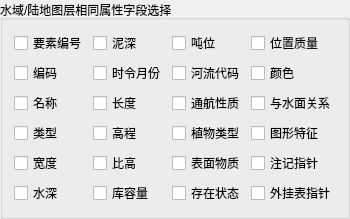
              <widget class="QGroupBox" name="groupBox_F_Field">
               <property name="minimumSize">
                <size>
                 <width>0</width>
                 <height>0</height>
                </size>
               </property>
               <property name="maximumSize">
                <size>
                 <width>16777215</width>
                 <height>16777215</height>
                </size>
               </property>
               <property name="title">
                <string>水域/陆地图层相同属性字段选择</string>
               </property>
               <layout class="QGridLayout" name="gridLayout_7">
                <item row="0" column="0">
                 <widget class="QCheckBox" name="checkBox_YaoSuBianHao_F">
                  <property name="text">
                   <string>要素编号</string>
                  </property>
                 </widget>
                </item>
                <item row="0" column="1">
                 <widget class="QCheckBox" name="checkBox_NiShen_F">
                  <property name="text">
                   <string>泥深</string>
                  </property>
                 </widget>
                </item>
                <item row="0" column="2">
                 <widget class="QCheckBox" name="checkBox_DunWei_F">
                  <property name="text">
                   <string>吨位</string>
                  </property>
                 </widget>
                </item>
                <item row="0" column="3">
                 <widget class="QCheckBox" name="checkBox_WeiZhiZhiLiang_F">
                  <property name="text">
                   <string>位置质量</string>
                  </property>
                 </widget>
                </item>
                <item row="1" column="0">
                 <widget class="QCheckBox" name="checkBox_BianMa_F">
                  <property name="text">
                   <string>编码</string>
                  </property>
                 </widget>
                </item>
                <item row="1" column="1">
                 <widget class="QCheckBox" name="checkBox_ShiLingYueFen_F">
                  <property name="text">
                   <string>时令月份</string>
                  </property>
                 </widget>
                </item>
                <item row="1" column="2">
                 <widget class="QCheckBox" name="checkBox_HeLiuDaiMa_F">
                  <property name="text">
                   <string>河流代码</string>
                  </property>
                 </widget>
                </item>
                <item row="1" column="3">
                 <widget class="QCheckBox" name="checkBox_YanSe_F">
                  <property name="text">
                   <string>颜色</string>
                  </property>
                 </widget>
                </item>
                <item row="2" column="0">
                 <widget class="QCheckBox" name="checkBox_MingCheng_F">
                  <property name="text">
                   <string>名称</string>
                  </property>
                 </widget>
                </item>
                <item row="2" column="1">
                 <widget class="QCheckBox" name="checkBox_ChangDu_F">
                  <property name="text">
                   <string>长度</string>
                  </property>
                 </widget>
                </item>
                <item row="2" column="2">
                 <widget class="QCheckBox" name="checkBox_TongHangXingZhi_F">
                  <property name="text">
                   <string>通航性质</string>
                  </property>
                 </widget>
                </item>
                <item row="2" column="3">
                 <widget class="QCheckBox" name="checkBox_YuShuiMianGuanXi_F">
                  <property name="text">
                   <string>与水面关系</string>
                  </property>
                 </widget>
                </item>
                <item row="3" column="0">
                 <widget class="QCheckBox" name="checkBox_LeiXing_F">
                  <property name="text">
                   <string>类型</string>
                  </property>
                 </widget>
                </item>
                <item row="3" column="1">
                 <widget class="QCheckBox" name="checkBox_GaoCheng_F">
                  <property name="text">
                   <string>高程</string>
                  </property>
                 </widget>
                </item>
                <item row="3" column="2">
                 <widget class="QCheckBox" name="checkBox_ZhiWuLeiXing_F">
                  <property name="text">
                   <string>植物类型</string>
                  </property>
                 </widget>
                </item>
                <item row="3" column="3">
                 <widget class="QCheckBox" name="checkBox_TuXingTeZheng_F">
                  <property name="text">
                   <string>图形特征</string>
                  </property>
                 </widget>
                </item>
                <item row="4" column="0">
                 <widget class="QCheckBox" name="checkBox_KuanDu_F">
                  <property name="text">
                   <string>宽度</string>
                  </property>
                 </widget>
                </item>
                <item row="4" column="1">
                 <widget class="QCheckBox" name="checkBox_BiGao_F">
                  <property name="text">
                   <string>比高</string>
                  </property>
                 </widget>
                </item>
                <item row="4" column="2">
                 <widget class="QCheckBox" name="checkBox_BiaoMianWuZhi_F">
                  <property name="text">
                   <string>表面物质</string>
                  </property>
                 </widget>
                </item>
                <item row="4" column="3">
                 <widget class="QCheckBox" name="checkBox_ZhuJiZhiZhen_F">
                  <property name="text">
                   <string>注记指针</string>
                  </property>
                 </widget>
                </item>
                <item row="5" column="0">
                 <widget class="QCheckBox" name="checkBox_ShuiShen_F">
                  <property name="text">
                   <string>水深</string>
                  </property>
                 </widget>
                </item>
                <item row="5" column="1">
                 <widget class="QCheckBox" name="checkBox_KuRongLiang_F">
                  <property name="text">
                   <string>库容量</string>
                  </property>
                 </widget>
                </item>
                <item row="5" column="2">
                 <widget class="QCheckBox" name="checkBox_CunZaiZhuangTai_F">
                  <property name="text">
                   <string>存在状态</string>
                  </property>
                 </widget>
                </item>
                <item row="5" column="3">
                 <widget class="QCheckBox" name="checkBox_WaiGuaBiaoZhiZhen_F">
                  <property name="text">
                   <string>外挂表指针</string>
                  </property>
                 </widget>
                </item>
               </layout>
              </widget>
